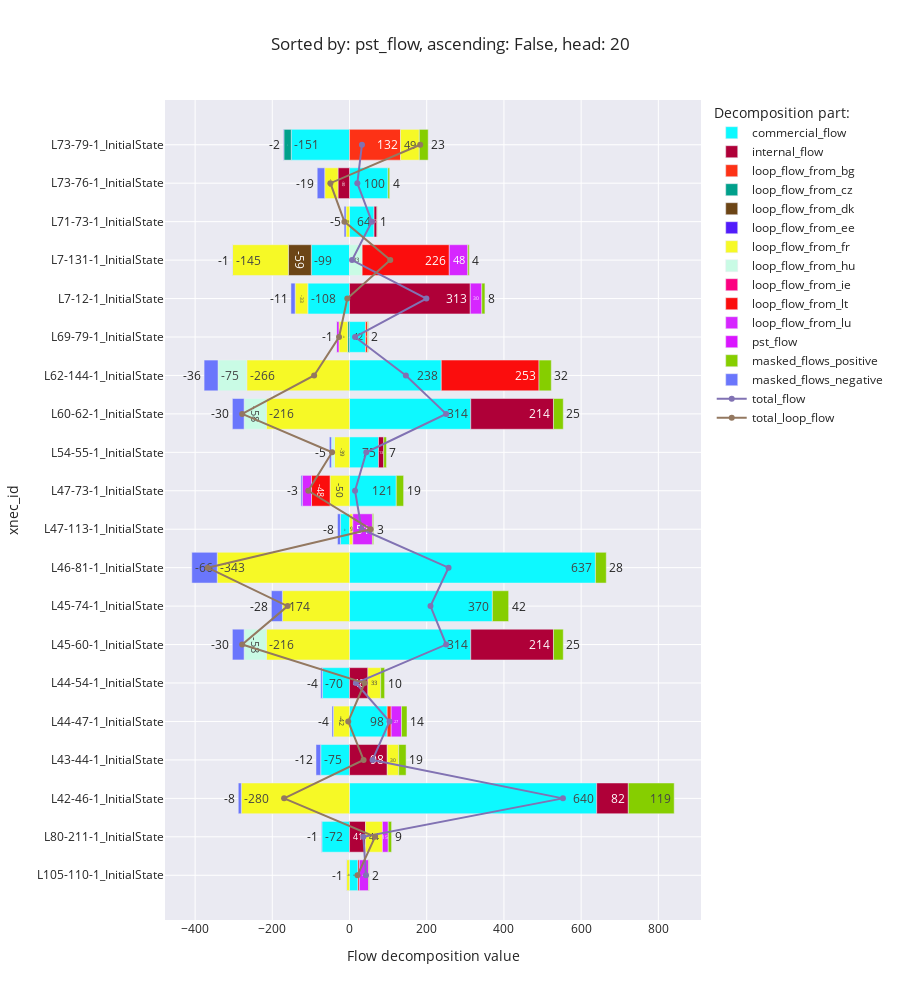

Write notebook code for a chart like this one.
### Code cell
flow_decomposition_bar_chart('pst_flow')

### Figure 1 — Plotly figure (JSON) as saved in the notebook; plotly's stock layout.template omitted (floating-point values rounded to 4 significant figures)
{"data": [{"alignmentgroup": "True", "hovertemplate": "Decomposition part:=commercial_flow<br>Flow decomposition value=%{x}<br>xnec_id=%{y}<extra></extra>", "legendgroup": "commercial_flow", "marker": {"color": "#0DF9FF", "pattern": {"shape": ""}}, "name": "commercial_flow", "offsetgroup": "commercial_flow", "orientation": "h", "showlegend": true, "textposition": "auto", "texttemplate": "%{x:.0f}", "type": "bar", "x": [21.89, -71.68, 640.3, -74.62, 97.58, -70.31, 314.1, 370.0, 637.0, -23.52, 121.1, 75.08, 314.1, 237.7, 41.56, -108.1, -99.02, 63.59, 99.66, -150.9], "xaxis": "x", "y": ["L105-110-1_InitialState", "L80-211-1_InitialState", "L42-46-1_InitialState", "L43-44-1_InitialState", "L44-47-1_InitialState", "L44-54-1_InitialState", "L45-60-1_InitialState", "L45-74-1_InitialState", "L46-81-1_InitialState", "L47-113-1_InitialState", "L47-73-1_InitialState", "L54-55-1_InitialState", "L60-62-1_InitialState", "L62-144-1_InitialState", "L69-79-1_InitialState", "L7-12-1_InitialState", "L7-131-1_InitialState", "L71-73-1_InitialState", "L73-76-1_InitialState", "L73-79-1_InitialState"], "yaxis": "y"}, {"alignmentgroup": "True", "hovertemplate": "Decomposition part:=internal_flow<br>Flow decomposition value=%{x}<br>xnec_id=%{y}<extra></extra>", "legendgroup": "internal_flow", "marker": {"color": "#AF0038", "pattern": {"shape": ""}}, "name": "internal_flow", "offsetgroup": "internal_flow", "orientation": "h", "showlegend": true, "textposition": "auto", "texttemplate": "%{x:.0f}", "type": "bar", "x": [null, 41.49, 81.98, 97.8, null, 47.66, 214.3, null, null, null, null, 13.49, 214.3, null, null, 312.8, null, 7.435, -29.8, null], "xaxis": "x", "y": ["L105-110-1_InitialState", "L80-211-1_InitialState", "L42-46-1_InitialState", "L43-44-1_InitialState", "L44-47-1_InitialState", "L44-54-1_InitialState", "L45-60-1_InitialState", "L45-74-1_InitialState", "L46-81-1_InitialState", "L47-113-1_InitialState", "L47-73-1_InitialState", "L54-55-1_InitialState", "L60-62-1_InitialState", "L62-144-1_InitialState", "L69-79-1_InitialState", "L7-12-1_InitialState", "L7-131-1_InitialState", "L71-73-1_InitialState", "L73-76-1_InitialState", "L73-79-1_InitialState"], "yaxis": "y"}, {"alignmentgroup": "True", "hovertemplate": "Decomposition part:=loop_flow_from_bg<br>Flow decomposition value=%{x}<br>xnec_id=%{y}<extra></extra>", "legendgroup": "loop_flow_from_bg", "marker": {"color": "#FD3216", "pattern": {"shape": ""}}, "name": "loop_flow_from_bg", "offsetgroup": "loop_flow_from_bg", "orientation": "h", "showlegend": true, "textposition": "auto", "texttemplate": "%{x:.0f}", "type": "bar", "x": [null, null, null, null, 10.31, null, null, null, null, null, null, null, null, null, 5.173, null, null, null, null, 132.1], "xaxis": "x", "y": ["L105-110-1_InitialState", "L80-211-1_InitialState", "L42-46-1_InitialState", "L43-44-1_InitialState", "L44-47-1_InitialState", "L44-54-1_InitialState", "L45-60-1_InitialState", "L45-74-1_InitialState", "L46-81-1_InitialState", "L47-113-1_InitialState", "L47-73-1_InitialState", "L54-55-1_InitialState", "L60-62-1_InitialState", "L62-144-1_InitialState", "L69-79-1_InitialState", "L7-12-1_InitialState", "L7-131-1_InitialState", "L71-73-1_InitialState", "L73-76-1_InitialState", "L73-79-1_InitialState"], "yaxis": "y"}, {"alignmentgroup": "True", "hovertemplate": "Decomposition part:=loop_flow_from_cz<br>Flow decomposition value=%{x}<br>xnec_id=%{y}<extra></extra>", "legendgroup": "loop_flow_from_cz", "marker": {"color": "#00A08B", "pattern": {"shape": ""}}, "name": "loop_flow_from_cz", "offsetgroup": "loop_flow_from_cz", "orientation": "h", "showlegend": true, "textposition": "auto", "texttemplate": "%{x:.0f}", "type": "bar", "x": [null, null, null, null, null, null, null, null, null, null, null, null, null, null, -4.723, null, null, null, null, -19.18], "xaxis": "x", "y": ["L105-110-1_InitialState", "L80-211-1_InitialState", "L42-46-1_InitialState", "L43-44-1_InitialState", "L44-47-1_InitialState", "L44-54-1_InitialState", "L45-60-1_InitialState", "L45-74-1_InitialState", "L46-81-1_InitialState", "L47-113-1_InitialState", "L47-73-1_InitialState", "L54-55-1_InitialState", "L60-62-1_InitialState", "L62-144-1_InitialState", "L69-79-1_InitialState", "L7-12-1_InitialState", "L7-131-1_InitialState", "L71-73-1_InitialState", "L73-76-1_InitialState", "L73-79-1_InitialState"], "yaxis": "y"}, {"alignmentgroup": "True", "hovertemplate": "Decomposition part:=loop_flow_from_dk<br>Flow decomposition value=%{x}<br>xnec_id=%{y}<extra></extra>", "legendgroup": "loop_flow_from_dk", "marker": {"color": "#6C4516", "pattern": {"shape": ""}}, "name": "loop_flow_from_dk", "offsetgroup": "loop_flow_from_dk", "orientation": "h", "showlegend": true, "textposition": "auto", "texttemplate": "%{x:.0f}", "type": "bar", "x": [null, null, null, null, null, null, null, null, null, null, null, null, null, null, null, null, -59.49, null, null, null], "xaxis": "x", "y": ["L105-110-1_InitialState", "L80-211-1_InitialState", "L42-46-1_InitialState", "L43-44-1_InitialState", "L44-47-1_InitialState", "L44-54-1_InitialState", "L45-60-1_InitialState", "L45-74-1_InitialState", "L46-81-1_InitialState", "L47-113-1_InitialState", "L47-73-1_InitialState", "L54-55-1_InitialState", "L60-62-1_InitialState", "L62-144-1_InitialState", "L69-79-1_InitialState", "L7-12-1_InitialState", "L7-131-1_InitialState", "L71-73-1_InitialState", "L73-76-1_InitialState", "L73-79-1_InitialState"], "yaxis": "y"}, {"alignmentgroup": "True", "hovertemplate": "Decomposition part:=loop_flow_from_ee<br>Flow decomposition value=%{x}<br>xnec_id=%{y}<extra></extra>", "legendgroup": "loop_flow_from_ee", "marker": {"color": "#511CFB", "pattern": {"shape": ""}}, "name": "loop_flow_from_ee", "offsetgroup": "loop_flow_from_ee", "orientation": "h", "showlegend": true, "textposition": "auto", "texttemplate": "%{x:.0f}", "type": "bar", "x": [null, null, null, null, null, null, null, null, null, null, null, null, null, null, null, null, null, null, null, null], "xaxis": "x", "y": ["L105-110-1_InitialState", "L80-211-1_InitialState", "L42-46-1_InitialState", "L43-44-1_InitialState", "L44-47-1_InitialState", "L44-54-1_InitialState", "L45-60-1_InitialState", "L45-74-1_InitialState", "L46-81-1_InitialState", "L47-113-1_InitialState", "L47-73-1_InitialState", "L54-55-1_InitialState", "L60-62-1_InitialState", "L62-144-1_InitialState", "L69-79-1_InitialState", "L7-12-1_InitialState", "L7-131-1_InitialState", "L71-73-1_InitialState", "L73-76-1_InitialState", "L73-79-1_InitialState"], "yaxis": "y"}, {"alignmentgroup": "True", "hovertemplate": "Decomposition part:=loop_flow_from_fr<br>Flow decomposition value=%{x}<br>xnec_id=%{y}<extra></extra>", "legendgroup": "loop_flow_from_fr", "marker": {"color": "#F6F926", "pattern": {"shape": ""}}, "name": "loop_flow_from_fr", "offsetgroup": "loop_flow_from_fr", "orientation": "h", "showlegend": true, "textposition": "auto", "texttemplate": "%{x:.0f}", "type": "bar", "x": [-7.566, 43.79, -280.4, 29.55, -41.87, 33.07, -215.5, -174.0, -342.7, 8.565, -50.43, -38.87, -215.5, -266.1, -22.67, -32.77, -144.5, -9.032, -34.41, 48.65], "xaxis": "x", "y": ["L105-110-1_InitialState", "L80-211-1_InitialState", "L42-46-1_InitialState", "L43-44-1_InitialState", "L44-47-1_InitialState", "L44-54-1_InitialState", "L45-60-1_InitialState", "L45-74-1_InitialState", "L46-81-1_InitialState", "L47-113-1_InitialState", "L47-73-1_InitialState", "L54-55-1_InitialState", "L60-62-1_InitialState", "L62-144-1_InitialState", "L69-79-1_InitialState", "L7-12-1_InitialState", "L7-131-1_InitialState", "L71-73-1_InitialState", "L73-76-1_InitialState", "L73-79-1_InitialState"], "yaxis": "y"}, {"alignmentgroup": "True", "hovertemplate": "Decomposition part:=loop_flow_from_hu<br>Flow decomposition value=%{x}<br>xnec_id=%{y}<extra></extra>", "legendgroup": "loop_flow_from_hu", "marker": {"color": "#C9FBE5", "pattern": {"shape": ""}}, "name": "loop_flow_from_hu", "offsetgroup": "loop_flow_from_hu", "orientation": "h", "showlegend": true, "textposition": "auto", "texttemplate": "%{x:.0f}", "type": "bar", "x": [null, null, null, null, null, null, -57.59, null, null, null, null, -7.867, -57.59, -74.54, null, null, 32.8, null, null, null], "xaxis": "x", "y": ["L105-110-1_InitialState", "L80-211-1_InitialState", "L42-46-1_InitialState", "L43-44-1_InitialState", "L44-47-1_InitialState", "L44-54-1_InitialState", "L45-60-1_InitialState", "L45-74-1_InitialState", "L46-81-1_InitialState", "L47-113-1_InitialState", "L47-73-1_InitialState", "L54-55-1_InitialState", "L60-62-1_InitialState", "L62-144-1_InitialState", "L69-79-1_InitialState", "L7-12-1_InitialState", "L7-131-1_InitialState", "L71-73-1_InitialState", "L73-76-1_InitialState", "L73-79-1_InitialState"], "yaxis": "y"}, {"alignmentgroup": "True", "hovertemplate": "Decomposition part:=loop_flow_from_ie<br>Flow decomposition value=%{x}<br>xnec_id=%{y}<extra></extra>", "legendgroup": "loop_flow_from_ie", "marker": {"color": "#FC0080", "pattern": {"shape": ""}}, "name": "loop_flow_from_ie", "offsetgroup": "loop_flow_from_ie", "orientation": "h", "showlegend": true, "textposition": "auto", "texttemplate": "%{x:.0f}", "type": "bar", "x": [null, null, null, null, null, null, null, null, null, null, null, null, null, null, null, null, null, null, null, null], "xaxis": "x", "y": ["L105-110-1_InitialState", "L80-211-1_InitialState", "L42-46-1_InitialState", "L43-44-1_InitialState", "L44-47-1_InitialState", "L44-54-1_InitialState", "L45-60-1_InitialState", "L45-74-1_InitialState", "L46-81-1_InitialState", "L47-113-1_InitialState", "L47-73-1_InitialState", "L54-55-1_InitialState", "L60-62-1_InitialState", "L62-144-1_InitialState", "L69-79-1_InitialState", "L7-12-1_InitialState", "L7-131-1_InitialState", "L71-73-1_InitialState", "L73-76-1_InitialState", "L73-79-1_InitialState"], "yaxis": "y"}, {"alignmentgroup": "True", "hovertemplate": "Decomposition part:=loop_flow_from_lt<br>Flow decomposition value=%{x}<br>xnec_id=%{y}<extra></extra>", "legendgroup": "loop_flow_from_lt", "marker": {"color": "#FB0D0D", "pattern": {"shape": ""}}, "name": "loop_flow_from_lt", "offsetgroup": "loop_flow_from_lt", "orientation": "h", "showlegend": true, "textposition": "auto", "texttemplate": "%{x:.0f}", "type": "bar", "x": [3.716, null, null, null, null, null, null, null, null, null, -48.0, null, null, 253.1, null, null, 225.6, null, null, null], "xaxis": "x", "y": ["L105-110-1_InitialState", "L80-211-1_InitialState", "L42-46-1_InitialState", "L43-44-1_InitialState", "L44-47-1_InitialState", "L44-54-1_InitialState", "L45-60-1_InitialState", "L45-74-1_InitialState", "L46-81-1_InitialState", "L47-113-1_InitialState", "L47-73-1_InitialState", "L54-55-1_InitialState", "L60-62-1_InitialState", "L62-144-1_InitialState", "L69-79-1_InitialState", "L7-12-1_InitialState", "L7-131-1_InitialState", "L71-73-1_InitialState", "L73-76-1_InitialState", "L73-79-1_InitialState"], "yaxis": "y"}, {"alignmentgroup": "True", "hovertemplate": "Decomposition part:=loop_flow_from_lu<br>Flow decomposition value=%{x}<br>xnec_id=%{y}<extra></extra>", "legendgroup": "loop_flow_from_lu", "marker": {"color": "#D626FF", "pattern": {"shape": ""}}, "name": "loop_flow_from_lu", "offsetgroup": "loop_flow_from_lu", "orientation": "h", "showlegend": true, "textposition": "auto", "texttemplate": "%{x:.0f}", "type": "bar", "x": [23.75, 15.05, null, null, 26.8, null, null, null, null, 50.79, -23.99, null, null, null, -6.226, 29.79, 47.93, null, null, null], "xaxis": "x", "y": ["L105-110-1_InitialState", "L80-211-1_InitialState", "L42-46-1_InitialState", "L43-44-1_InitialState", "L44-47-1_InitialState", "L44-54-1_InitialState", "L45-60-1_InitialState", "L45-74-1_InitialState", "L46-81-1_InitialState", "L47-113-1_InitialState", "L47-73-1_InitialState", "L54-55-1_InitialState", "L60-62-1_InitialState", "L62-144-1_InitialState", "L69-79-1_InitialState", "L7-12-1_InitialState", "L7-131-1_InitialState", "L71-73-1_InitialState", "L73-76-1_InitialState", "L73-79-1_InitialState"], "yaxis": "y"}, {"alignmentgroup": "True", "hovertemplate": "Decomposition part:=pst_flow<br>Flow decomposition value=%{x}<br>xnec_id=%{y}<extra></extra>", "legendgroup": "pst_flow", "marker": {"color": "#DA16FF", "pattern": {"shape": ""}}, "name": "pst_flow", "offsetgroup": "pst_flow", "orientation": "h", "showlegend": true, "textposition": "auto", "texttemplate": "%{x:.0f}", "type": "bar", "x": [null, null, null, null, null, null, null, null, null, null, null, null, null, null, null, null, null, null, null, null], "xaxis": "x", "y": ["L105-110-1_InitialState", "L80-211-1_InitialState", "L42-46-1_InitialState", "L43-44-1_InitialState", "L44-47-1_InitialState", "L44-54-1_InitialState", "L45-60-1_InitialState", "L45-74-1_InitialState", "L46-81-1_InitialState", "L47-113-1_InitialState", "L47-73-1_InitialState", "L54-55-1_InitialState", "L60-62-1_InitialState", "L62-144-1_InitialState", "L69-79-1_InitialState", "L7-12-1_InitialState", "L7-131-1_InitialState", "L71-73-1_InitialState", "L73-76-1_InitialState", "L73-79-1_InitialState"], "yaxis": "y"}, {"alignmentgroup": "True", "hovertemplate": "Decomposition part:=masked_flows_positive<br>Flow decomposition value=%{x}<br>xnec_id=%{y}<extra></extra>", "legendgroup": "masked_flows_positive", "marker": {"color": "#86CE00", "pattern": {"shape": ""}}, "name": "masked_flows_positive", "offsetgroup": "masked_flows_positive", "orientation": "h", "showlegend": true, "textposition": "auto", "texttemplate": "%{x:.0f}", "type": "bar", "x": [1.56, 8.627, 118.8, 19.19, 14.28, 10.21, 25.4, 42.12, 28.03, 3.031, 19.01, 7.151, 25.4, 31.88, 1.919, 8.182, 3.827, 0.7694, 4.265, 23.04], "xaxis": "x", "y": ["L105-110-1_InitialState", "L80-211-1_InitialState", "L42-46-1_InitialState", "L43-44-1_InitialState", "L44-47-1_InitialState", "L44-54-1_InitialState", "L45-60-1_InitialState", "L45-74-1_InitialState", "L46-81-1_InitialState", "L47-113-1_InitialState", "L47-73-1_InitialState", "L54-55-1_InitialState", "L60-62-1_InitialState", "L62-144-1_InitialState", "L69-79-1_InitialState", "L7-12-1_InitialState", "L7-131-1_InitialState", "L71-73-1_InitialState", "L73-76-1_InitialState", "L73-79-1_InitialState"], "yaxis": "y"}, {"alignmentgroup": "True", "hovertemplate": "Decomposition part:=masked_flows_negative<br>Flow decomposition value=%{x}<br>xnec_id=%{y}<extra></extra>", "legendgroup": "masked_flows_negative", "marker": {"color": "#6A76FC", "pattern": {"shape": ""}}, "name": "masked_flows_negative", "offsetgroup": "masked_flows_negative", "orientation": "h", "showlegend": true, "textposition": "auto", "texttemplate": "%{x:.0f}", "type": "bar", "x": [-0.7146, -1.347, -7.795, -12.29, -3.584, -4.13, -30.3, -28.46, -65.82, -7.656, -3.385, -5.485, -30.3, -36.04, -0.6181, -10.89, -0.586, -5.011, -19.48, -1.583], "xaxis": "x", "y": ["L105-110-1_InitialState", "L80-211-1_InitialState", "L42-46-1_InitialState", "L43-44-1_InitialState", "L44-47-1_InitialState", "L44-54-1_InitialState", "L45-60-1_InitialState", "L45-74-1_InitialState", "L46-81-1_InitialState", "L47-113-1_InitialState", "L47-73-1_InitialState", "L54-55-1_InitialState", "L60-62-1_InitialState", "L62-144-1_InitialState", "L69-79-1_InitialState", "L7-12-1_InitialState", "L7-131-1_InitialState", "L71-73-1_InitialState", "L73-76-1_InitialState", "L73-79-1_InitialState"], "yaxis": "y"}, {"mode": "lines+markers", "name": "total_flow", "type": "scatter", "x": [42.63, 35.93, 552.8, 59.63, 103.5, 16.49, 250.3, 209.7, 256.5, 31.22, 14.3, 43.5, 250.3, 146.0, 14.41, 199.0, 6.569, 57.75, 20.23, 32.16], "y": ["L105-110-1_InitialState", "L80-211-1_InitialState", "L42-46-1_InitialState", "L43-44-1_InitialState", "L44-47-1_InitialState", "L44-54-1_InitialState", "L45-60-1_InitialState", "L45-74-1_InitialState", "L46-81-1_InitialState", "L47-113-1_InitialState", "L47-73-1_InitialState", "L54-55-1_InitialState", "L60-62-1_InitialState", "L62-144-1_InitialState", "L69-79-1_InitialState", "L7-12-1_InitialState", "L7-131-1_InitialState", "L71-73-1_InitialState", "L73-76-1_InitialState", "L73-79-1_InitialState"]}, {"mode": "lines+markers", "name": "total_loop_flow", "type": "scatter", "x": [20.75, 66.12, -169.4, 36.45, -3.294, 39.15, -278.0, -160.3, -367.5, 54.73, -106.8, -45.07, -278.0, -91.73, -27.15, -5.695, 105.6, -13.27, -49.63, 183.0], "y": ["L105-110-1_InitialState", "L80-211-1_InitialState", "L42-46-1_InitialState", "L43-44-1_InitialState", "L44-47-1_InitialState", "L44-54-1_InitialState", "L45-60-1_InitialState", "L45-74-1_InitialState", "L46-81-1_InitialState", "L47-113-1_InitialState", "L47-73-1_InitialState", "L54-55-1_InitialState", "L60-62-1_InitialState", "L62-144-1_InitialState", "L69-79-1_InitialState", "L7-12-1_InitialState", "L7-131-1_InitialState", "L71-73-1_InitialState", "L73-76-1_InitialState", "L73-79-1_InitialState"]}], "layout": {"barmode": "relative", "height": 1000, "legend": {"title": {"text": "Decomposition part:"}, "tracegroupgap": 0}, "title": {"text": "Sorted by: pst_flow, ascending: False, head: 20"}, "xaxis": {"anchor": "y", "domain": [0, 1], "title": {"text": "Flow decomposition value"}}, "yaxis": {"anchor": "x", "domain": [0, 1], "title": {"text": "xnec_id"}}}}
